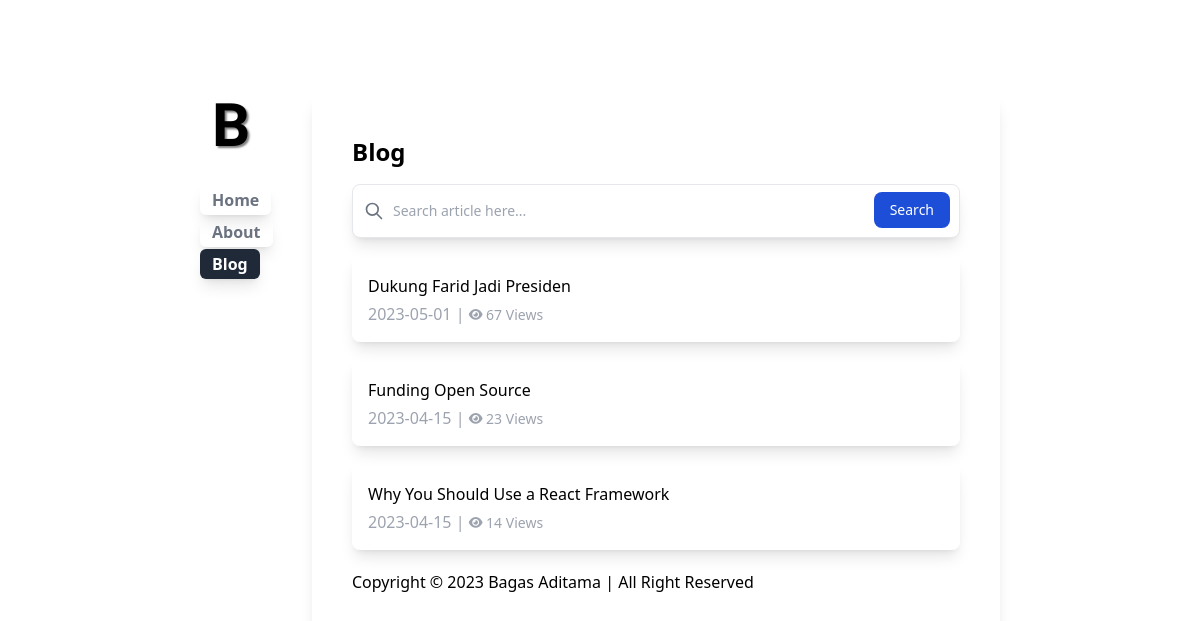
Screenshot of /blog.php with the database file from the repository.
### tables this page shows
CREATE TABLE `blog` (
  `id` int(100) NOT NULL,
  `title` varchar(255) NOT NULL,
  `slug` varchar(255) NOT NULL,
  `views` int(11) NOT NULL DEFAULT 0,
  `created_at` date NOT NULL,
  `body` text NOT NULL
);

### blog.php (the view, shortened to what this page needs)
<?php
require_once "lib/koneksi.php";
$query = "SELECT * FROM blog";
$result = mysqli_query($db, $query);
include "./components/header.php";
?>
<main class="flex flex-col flex-grow gap-4">
    <h2 class="text-2xl font-bold">Blog</h2>
    <form method="GET">
        <div class="relative">
            <div class="absolute inset-y-0 left-0 flex items-center pl-3 pointer-events-none">
            </div>
            <input type="search" id="default-search" name="search" class="block w-full p-4 pl-10 text-sm text-black-900 border shadow-lg rounded-lg bg-white focus:outline-none focus:ring-2 focus:ring-blue-800 focus:ring-opacity-50 duration-200" placeholder="Search article here..." value="<?= isset($_GET['search']) ? $_GET['search']: "" ?>" required>
            <button type="submit" class="text-white absolute right-2.5 bottom-2.5 bg-blue-700 hover:bg-blue-800 focus:ring-4 focus:outline-none focus:ring-blue-300 font-medium rounded-lg text-sm px-4 py-2 dark:bg-blue-600 dark:hover:bg-white   -700 dark:focus:ring-blue-800">Search</button>
        </div>
    </form>
    <?php while ($row = mysqli_fetch_assoc($result)) : ?>
        <a href="read.php?read=<?= $row["slug"]; ?>" class="flex flex-col gap-1 shadow-lg rounded-lg p-4 w-full">
            <h3 class="font-semibold text-gray-100 hover:text-white"></h3><?= $row["title"]; ?></h3>
            <p class="text-gray-400"><?= $row["created_at"]; ?> | <span class="text-sm"><i class="fa-sharp fa-solid fa-eye fa-sm"></i> <?= $row["views"]; ?> Views</span></p>
        </a>
    <?php endwhile; ?>
</main>
<?php include "./components/footer.php" ?>

### rows the page displays
blog: title "Dukung Farid Jadi Presiden", created_at "2023-05-01", views "67"
blog: title "Funding Open Source", created_at "2023-04-15", views "23"
blog: title "Why You Should Use a React Framework", created_at "2023-04-15", views "14"

### other values shown
$menu["title"] "Home"
$menu["title"] "About"
$menu["title"] "Blog"
